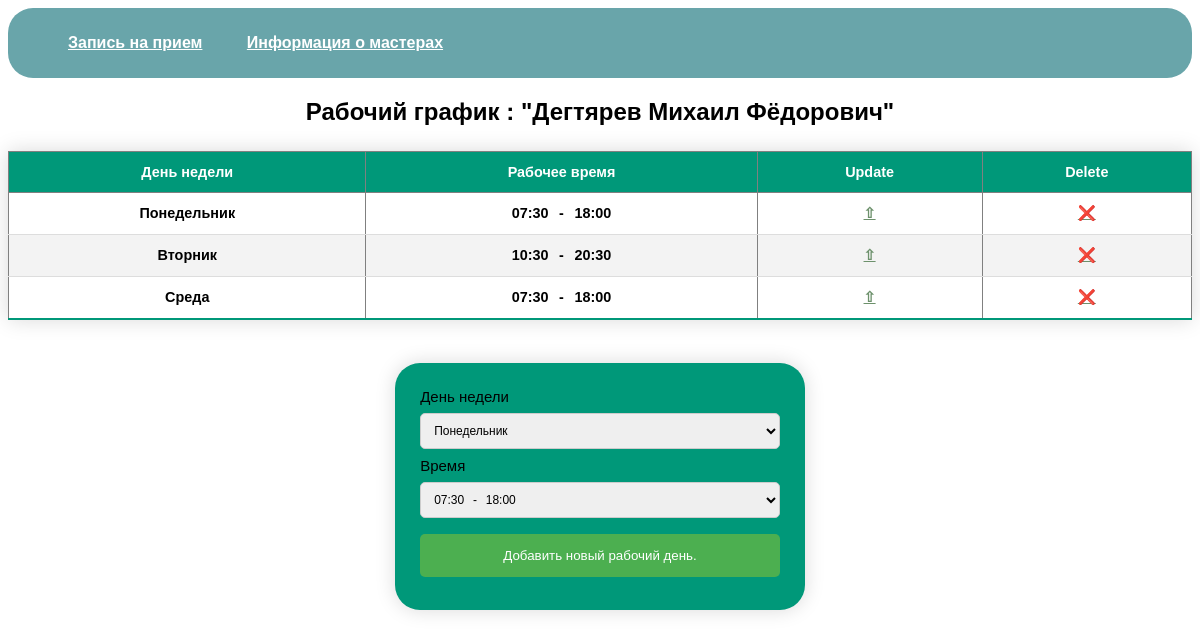
/time_table.php?id=3, run on the app's committed database.
### tables this page shows
CREATE TABLE workers
(
    id                INTEGER PRIMARY KEY AUTOINCREMENT,
    first_n           TEXT    NOT NULL,
    second_n          TEXT    NOT NULL,
    middle_n          TEXT    NOT NULL,
    status            TEXT    NOT NULL CHECK (status = "working" OR status = "fired" ),
    percent           REAL    NOT NULL CHECK ( percent BETWEEN 0 AND 100),
    specialization_id INTEGER NOT NULL,
    FOREIGN KEY (specialization_id) REFERENCES specializations (id)
);

CREATE TABLE time_table
(
    id        integer primary key autoincrement,
    worker_id integer not null,
    day_id    integer not null,
    time      text    not null,
    UNIQUE
        (
         worker_id,
         day_id
            ),
    FOREIGN KEY
        (
         worker_id
            )
        REFERENCES workers
            (
             id
                ),
    FOREIGN KEY
        (
         day_id
            )
        REFERENCES day_id
            (
             id
                )
);

### public/config/connect.php (called while the page is built, shortened)
<?php
function getData($pdo, $query)
{
    $statement = $pdo->query($query);
    $data = $statement->fetchAll();
    return $data;
}

### public/time_table.php (the view, shortened to what this page needs)
<!DOCTYPE html>
<html lang="en">
<head>
    <link rel="stylesheet" href="./styles.css">
</head>
<body>
    <div class="nav_bar">
        <nav>
            <ul>
                <li>
                    <a href="./appointments.php">Запись на прием</a>
                </li>
                <li>
                    <a href="./index.php">Информация о мастерах</a>
                </li>
            </ul>
        </nav>
    </div>
    <?php
    require_once "./config/connect.php";
    $query = "SELECT * FROM workers WHERE id == {$_GET['id']};";
    $name = getData(pdo: $pdo, query: $query);
    ?>
    <h2>Рабочий график : "<?= $name[0]['second_n'], " ", $name[0]['first_n'], " ", $name[0]['middle_n'] ?>"</h2>
    <?php
    $query = "SELECT * FROM time_table WHERE worker_id == {$_GET['id']};";
    $data = getData(pdo: $pdo, query: $query);
    $query = "SELECT * FROM day_id;";
    $week_day = getData(pdo: $pdo, query: $query);
    ?>
    <table border="1" width="100%" cellpadding="10" class="table">
        <thead>
            <th>День недели</th>
            <th>Рабочее время</th>
            <th>Update</th>
            <th>Delete</th>
        </thead>
        <?php
        foreach ($data as $d) {
        ?>
            <tr>
                <th>
                    <?php
                    $query = "SELECT day FROM day_id WHERE id = {$d['day_id']};";
                    $day = getData(pdo: $pdo, query: $query);
                    print_r($day[0][0]);
                    ?>
                </th>
                <th>
                    <?= $d["time"] ?>
                </th>
                <th>
                    <a href="update_page.php?time=<?= $d["time"] ?>&worker_id=<?= $_GET['id'] ?>&day_id=<?= $d['day_id'] ?>&id=<?= $d["id"] ?>">⇧</a>
                </th>
                <th>
                    <a href="delete.php?id=<?= $_GET["id"] ?>&data_id=<?= $d["id"] ?>">❌</a>
                </th>
            </tr>
        <?php } ?>
    </table>
    <br>
    <form action="create.php?id=<?= $_GET['id'] ?>" style=" display:flex; justify-content: center;" method="post">
        <div class="update_form" style="background-color: #009879;">
            <label>
                <label>День недели</label>
                <br>
                <select name="day" style="margin-right: 15px;padding: 9px;">
                    <?php
                    $query = "SELECT schedule FROM work_schedule;";
                    $graphic = getData(pdo: $pdo, query: $query);
                    foreach ($week_day as $day) {
                    ?>
                        <option>
                            <?= $day["day"] ?>
                        </option>
                    <?php } ?>
                </select>
            </label>
            <br>
            <label>
                <label>Время</label>
                <br>
                <select name="time" style="padding: 9px;">
                    <?php
                    foreach ($graphic as $hours) { ?>
                        <option>
                            <?= $hours['schedule'] ?>
                        </option>
                    <?php
                    } ?>
                </select>
                <input type="submit" value="Добавить новый рабочий день.">
            </label>
        </div>
    </form>
</body>
</html>

### public/styles.css (style rules this page uses)
.table { border-collapse: collapse; margin: 25px 0; font-size: 0.9em; font-family: sans-serif; min-width: 400px; box-shadow: 0 0 20px rgba(0, 0, 0, 0.15); }
.table th, .table td { padding: 12px 15px; }
.table tbody tr { border-bottom: 1px solid #dddddd; }
.table tbody tr:nth-of-type(even) { background-color: #f3f3f3; }
.table tbody tr:last-of-type { border-bottom: 2px solid #009879; }
a { color: #6d916c; }
.update_form input[type="text"], .update_form select, .register_form input[type="text"], .register_form input[type="date"], .register_form select { width: 100%; padding: 12px 20px; margin: 8px 0; display: inline-block; border: 1px solid #ccc; border-radius: 5px; box-sizing: border-box; }
.update_form input[type="submit"], .register_form input[type="submit"] { width: 100%; background-color: #4caf50; color: white; padding: 14px 20px; margin: 8px 0; border: none; border-radius: 5px; cursor: pointer; }
.update_form, .register_form { background-color: gray; font-size: 15px; display: block; border-radius: 25px; padding: 25px; box-shadow: 0 0 20px rgba(0, 0, 0, 0.15); }
.update_form select { padding: 5px; max-width: 400px; font-size: 12px; }
body { font-family: sans-serif; }
h1, h2 { text-align: center; }
table { width: 100%; }
.nav_bar { height: 100%; width: 100%; background-color: #69a5aa; border-radius: 25px; }
nav { display: flex; justify-content: space-between; }
nav ul li { list-style-type: none; display: inline-block; padding: 10px 20px; }
nav ul li a { color: white; font-weight: bold; }

### data on the page
workers: second_n "Дегтярев", first_n "Михаил", middle_n "Фёдорович"
time_table: value "Понедельник", time "07:30⠀-⠀18:00"
time_table: value "Вторник", time "10:30⠀-⠀20:30"
time_table: value "Среда", time "07:30⠀-⠀18:00"

### other printed values
form field day "Понедельник"
form field time "07:30⠀-⠀18:00"
